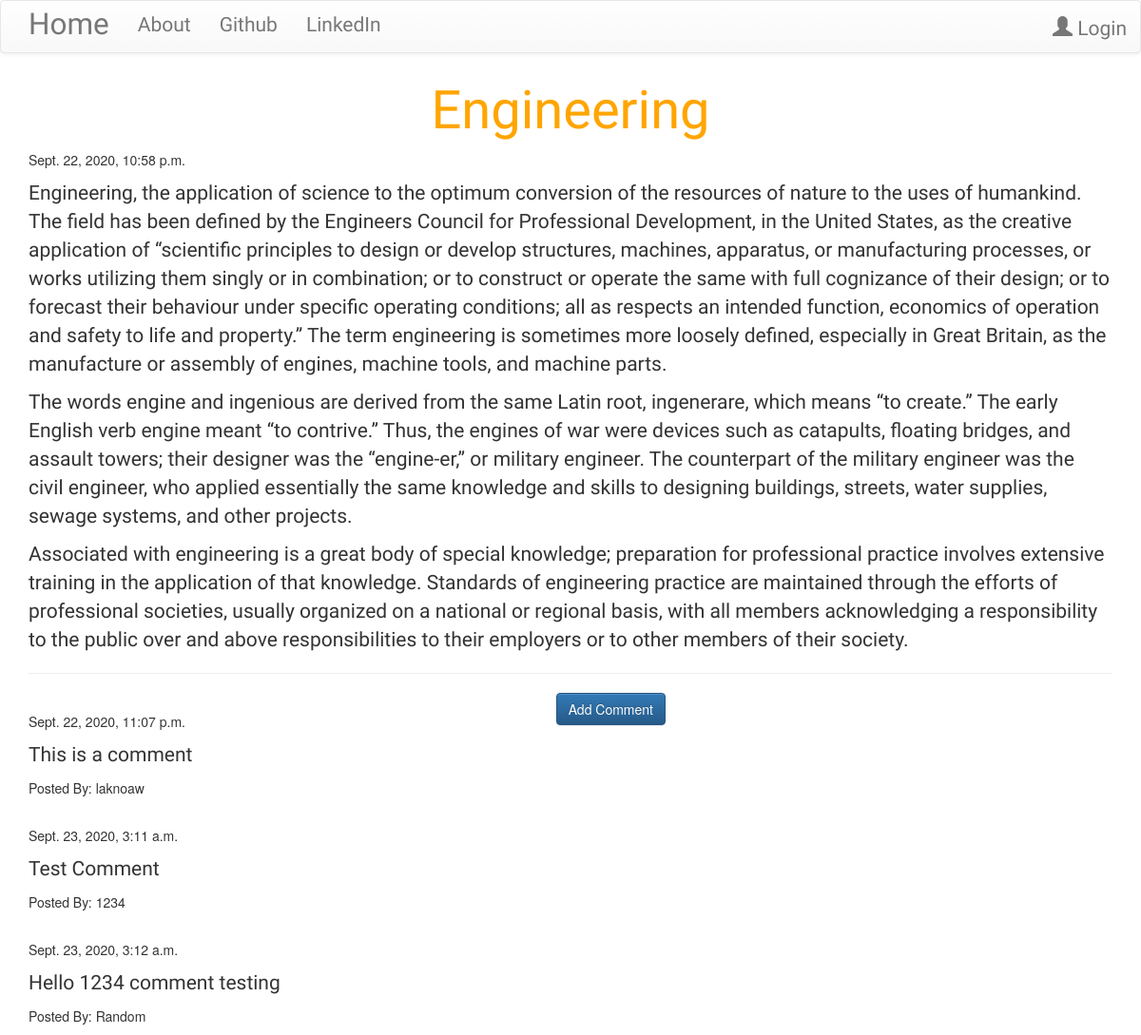
Screenshot of /post/3 with the database file from the repository.
### blog/models.py (models this page shows, shortened)
class Post(models.Model):
    author = models.ForeignKey('auth.User')
    title = models.CharField(max_length=200)
    text = models.TextField()
    created_date = models.DateTimeField(default=timezone.now)
    published_date = models.DateTimeField(blank=True,null=True)

class Comment(models.Model):
    post = models.ForeignKey('blog.Post', related_name='comments')
    author = models.CharField(max_length=200)
    text = models.TextField()
    created_date = models.DateTimeField(default=timezone.now)
    approved_comment = models.BooleanField(default=False)

### blog/views.py (the view)
# urls.py: url(r'^post/(?P<pk>\d+)$',views.PostDetailView.as_view(),name='post_detail'),
class PostDetailView(DetailView):
    model = Post

### blog/templates/blog/post_detail.html (shortened to what this page needs)
<!DOCTYPE html>
{% extends 'blog/base.html' %}
{%block content%}
    <h1 class="posttitle loader">{{post.title}}</h1>
    {% if post.published_date %}
        <div class="date postdate">
            {{ post.published_date }}
        </div>
    {% else %}
        <a class="btn btn-default" href="{% url 'post_publish' pk=post.pk %}">Publish</a>
    {% endif %}
    <div class="editable medium-editor-textarea comment">
        <p class="postcontent">{{post.text|safe|linebreaksbr}}</p>
    </div>
<hr>
    <a class="btn btn-primary btn-comment" href="{% url 'add_comment_to_post' pk=post.pk %}">Add Comment</a>
        {% for comment in post.comments.all %}
    <div>
            <br>
                {{ comment.created_date }}
            <div class="editable medium-editor-textarea comment">
                <p>{{comment.text|safe|linebreaks}}</p>
            </div>
                <p>Posted By: {{comment.author}}</p>
        {% empty %}
        <p>No Comments</p>
        {% endfor %}
    </div>
{% endblock %}

### blog/templates/blog/base.html (shortened to what this page needs)
<!DOCTYPE html>
{% load staticfiles %}
<html lang="en">
<head>
    <link rel="stylesheet" href="https://maxcdn.bootstrapcdn.com/bootstrap/3.3.7/css/bootstrap.min.css">
    <link rel="stylesheet" href="https://maxcdn.bootstrapcdn.com/bootstrap/3.3.7/css/bootstrap-theme.min.css">
    <link rel="stylesheet" href="//cdn.jsdelivr.net/npm/medium-editor@latest/dist/css/medium-editor.min.css" type="text/css" media="screen" charset="utf-8">
    <link rel="stylesheet" href="{% static 'css/blog.css' %}">
</head>
<body>
    <nav class="navbar navbar-default techfont custom-navbar">
        <div class="container">
            <ul class="nav navbar-nav navbar-left">
                <li><a class="navbar-brand bigbrand" href="{% url 'post_list' %}">Home</a></li>
                <li><a href="{% url 'about' %}">About</a></li>
                <li><a href="https://github.com/adidesh07">Github</a></li>
                <li><a href="https://www.linkedin.com/in/aditya-deshmukh-ab55511a2/" class="colour">LinkedIn</a></li>
            </ul>
            <ul class="nav navbar-nav navbar-right">
                {% if user.is_authenticated %}
                <li><a>Welcome: {{user.username}}</a></li>
                <li><a href="{% url 'post_new' %}">New Post</a></li>
                <li><a href="{% url 'post_draft_list' %}">Drafts</a></li>
                <li><a href="{% url 'logout' %}">Logout</a></li>
            </ul>
                {% else %}
                <li><a class="nav navbar-right" href="{% url 'login' %}"><span class="glyphicon glyphicon-user"></span> Login</a></li>
                {% endif %}
            </ul>
        </div>
    </nav>
            <div class="col-md-12">
                <div class="blog_posts">
                    <div class="container">
                        <div class="style">
                    {% block content %}
                    {% endblock %}
                        </div>
                    </div>
                </div>
            </div>
</body>
</html>

### blog/static/css/blog.css (style rules this page uses)
.techfont { font-family:'Black Ops One'; font-size: 1.5em; margin-bottom: 10px; }
h1 { color: orange; }
.bigbrand { font-size: 1.5em; }
.posttitle { font-family:'Acme'; font-size: 4em; text-align:center }
.btn-comment { position: absolute; right: 500px; }
.comment { font-family:'News Cycle'; font-size: 1.5em; }
.postcontent { font-family:'News Cycle'; font-size: 1.5em; background: white; }

### rows the page displays
Post: title "Engineering", published_date "Sept. 22, 2020, 10:58 p.m.", text "Engineering, the application of science to the optimum conversion of the resources of nature to the uses of humankind. The field has been defined by the Engineers Council for Professional Development, in the United States, as the creative application of “scientific principles to design or develop structures, machines, apparatus, or manufacturing processes, or works utilizing them singly or in combination; or to construct or operate the same with full cognizance of their design; or to forecast their behaviour under specific operating conditions; all as respects an intended function, economics of operation and safety to life and property.” The term engineering is sometimes more loosely…"
Comment: created_date "Sept. 22, 2020, 11:07 p.m.", text "This is a comment", author "laknoaw"
Comment: created_date "Sept. 23, 2020, 3:11 a.m.", text "Test Comment", author "1234"
Comment: created_date "Sept. 23, 2020, 3:12 a.m.", text "Hello 1234 comment testing", author "Random"
